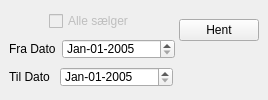
<ui version="4.0" >
 <author></author>
 <comment></comment>
 <exportmacro></exportmacro>
 <class>totSalgFrm</class>
 <widget class="QWidget" name="totSalgFrm" >
  <property name="geometry" >
   <rect>
    <x>0</x>
    <y>0</y>
    <width>268</width>
    <height>100</height>
   </rect>
  </property>
  <property name="minimumSize" >
   <size>
    <width>268</width>
    <height>100</height>
   </size>
  </property>
  <property name="maximumSize" >
   <size>
    <width>268</width>
    <height>100</height>
   </size>
  </property>
  <property name="windowTitle" >
   <string>Total Salg</string>
  </property>
  <layout class="QHBoxLayout" >
   <property name="margin" >
    <number>9</number>
   </property>
   <property name="spacing" >
    <number>6</number>
   </property>
   <item>
    <layout class="QHBoxLayout" >
     <property name="margin" >
      <number>0</number>
     </property>
     <property name="spacing" >
      <number>6</number>
     </property>
     <item>
      <layout class="QVBoxLayout" >
       <property name="margin" >
        <number>0</number>
       </property>
       <property name="spacing" >
        <number>6</number>
       </property>
       <item>
        <layout class="QHBoxLayout" >
         <property name="margin" >
          <number>0</number>
         </property>
         <property name="spacing" >
          <number>6</number>
         </property>
         <item>
          <spacer>
           <property name="orientation" >
            <enum>Qt::Horizontal</enum>
           </property>
           <property name="sizeType" >
            <enum>QSizePolicy::Preferred</enum>
           </property>
           <property name="sizeHint" >
            <size>
             <width>40</width>
             <height>20</height>
            </size>
           </property>
          </spacer>
         </item>
         <item>
          <widget class="QCheckBox" name="totSalgAllIndv" >
           <property name="enabled" >
            <bool>false</bool>
           </property>
           <property name="text" >
            <string>Alle sælger</string>
           </property>
          </widget>
         </item>
        </layout>
       </item>
       <item>
        <layout class="QHBoxLayout" >
         <property name="margin" >
          <number>0</number>
         </property>
         <property name="spacing" >
          <number>6</number>
         </property>
         <item>
          <widget class="QLabel" name="label_11" >
           <property name="text" >
            <string>Fra Dato</string>
           </property>
          </widget>
         </item>
         <item>
          <widget class="QDateEdit" name="totSalgFrom" >
           <property name="minimumSize" >
            <size>
             <width>113</width>
             <height>20</height>
            </size>
           </property>
           <property name="maximumSize" >
            <size>
             <width>113</width>
             <height>20</height>
            </size>
           </property>
           <property name="minimumDate" >
            <date>
             <year>2005</year>
             <month>1</month>
             <day>1</day>
            </date>
           </property>
           <property name="currentSection" >
            <enum>QDateTimeEdit::MonthSection</enum>
           </property>
           <property name="displayFormat" >
            <string>MMM-dd-yyyy</string>
           </property>
          </widget>
         </item>
        </layout>
       </item>
       <item>
        <layout class="QHBoxLayout" >
         <property name="margin" >
          <number>0</number>
         </property>
         <property name="spacing" >
          <number>6</number>
         </property>
         <item>
          <widget class="QLabel" name="label_18" >
           <property name="text" >
            <string>Til Dato</string>
           </property>
          </widget>
         </item>
         <item>
          <widget class="QDateEdit" name="totSalgTo" >
           <property name="minimumSize" >
            <size>
             <width>113</width>
             <height>20</height>
            </size>
           </property>
           <property name="maximumSize" >
            <size>
             <width>113</width>
             <height>20</height>
            </size>
           </property>
           <property name="minimumDate" >
            <date>
             <year>2005</year>
             <month>1</month>
             <day>1</day>
            </date>
           </property>
           <property name="currentSection" >
            <enum>QDateTimeEdit::MonthSection</enum>
           </property>
           <property name="displayFormat" >
            <string>MMM-dd-yyyy</string>
           </property>
          </widget>
         </item>
        </layout>
       </item>
      </layout>
     </item>
     <item>
      <layout class="QVBoxLayout" >
       <property name="margin" >
        <number>0</number>
       </property>
       <property name="spacing" >
        <number>6</number>
       </property>
       <item>
        <widget class="QPushButton" name="totSalg" >
         <property name="text" >
          <string>Hent</string>
         </property>
        </widget>
       </item>
       <item>
        <spacer>
         <property name="orientation" >
          <enum>Qt::Vertical</enum>
         </property>
         <property name="sizeType" >
          <enum>QSizePolicy::Preferred</enum>
         </property>
         <property name="sizeHint" >
          <size>
           <width>20</width>
           <height>40</height>
          </size>
         </property>
        </spacer>
       </item>
      </layout>
     </item>
    </layout>
   </item>
  </layout>
 </widget>
 <pixmapfunction></pixmapfunction>
 <resources/>
 <connections/>
</ui>
